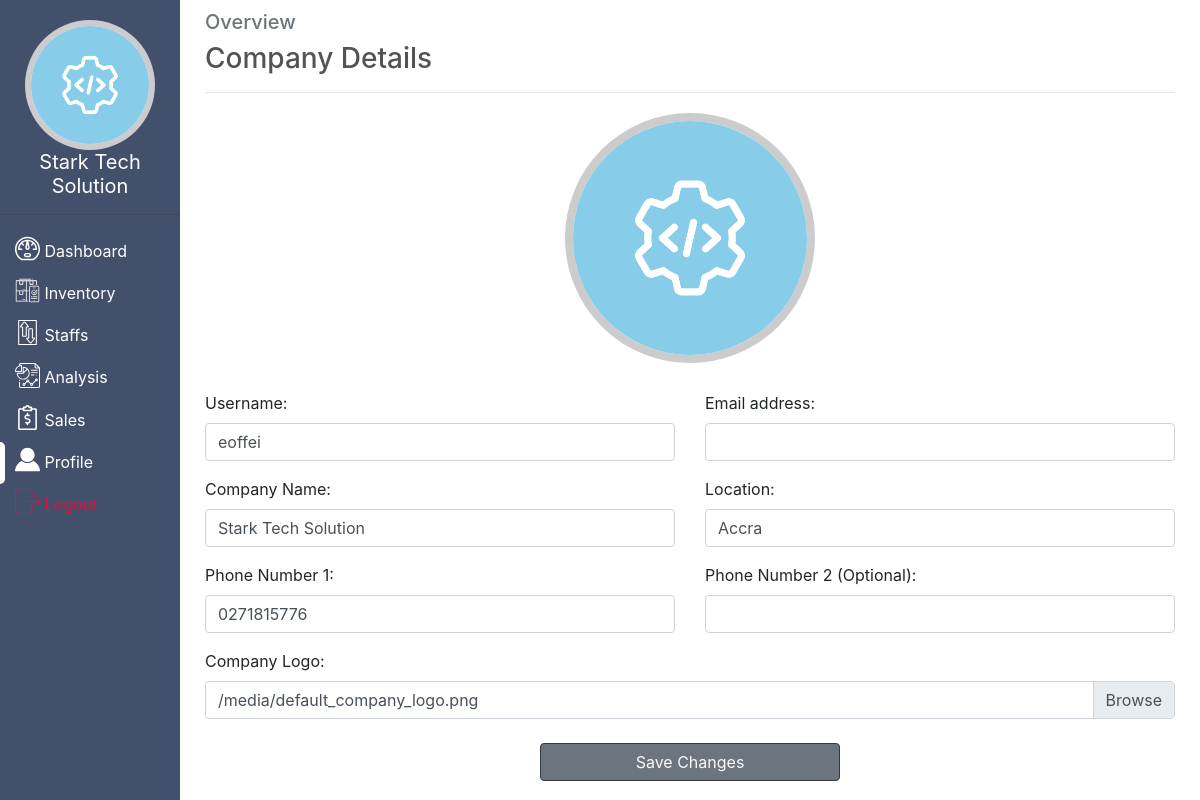
The page /company/profile/ (signed in) on the database its author committed.
### app/models.py (models this page shows, shortened)
class CompanyDetails(models.Model):
    user = models.OneToOneField(User,on_delete = models.CASCADE)
    name = models.CharField(max_length = 100)
    image = models.ImageField(upload_to = 'company_logo',default = "default_company_logo.png")
    mobile1 = models.CharField(max_length = 30)
    mobile2 = models.CharField(max_length = 30, null = True, blank  = True)
    location = models.CharField(max_length = 200)

### company/views.py (the view, shortened to what this page needs)
# urls.py: path('company/profile/',company_views.CompanyProfileView.as_view(),name = 'profile')
class CompanyProfileView(generic.View):
    form_class1 = UserForm
    form_class2 = CompanyDetailsForm
    template_name = 'company/company_profile.html'
    @method_decorator(login_required)
    def get(self,request,*args,**kwargs):
        form1 = self.form_class1(instance =  request.user)
        form2 = self.form_class2(instance = request.user.companydetails)
        context = {
            'form1': form1,
            'form2': form2
        }
        return render(request,self.template_name,context)

### company/forms.py
class UserForm(forms.ModelForm):
    class Meta:
        model = User
        fields = ['username','email']
        widgets = {
            'username': forms.TextInput(attrs = {
                'class': 'form-control'
            }),
            'email': forms.EmailInput(attrs = {
                'class': 'form-control'
            })
        }

class CompanyDetailsForm(forms.ModelForm):
    class Meta:
        model = CompanyDetails
        fields = ['name','mobile1','mobile2','location','image']
        widgets = {
            'name': forms.TextInput(attrs = {
                'class': 'form-control'
            }),
            'mobile1': forms.TextInput(attrs = {
                'class': 'form-control',
                'pattern': '^[\+0-9][0-9\s]+$'
            }),
            'mobile2': forms.TextInput(attrs = {
                'class': 'form-control',
                'pattern': '^[\+0-9][0-9\s]+$'
            }),
            'location': forms.TextInput(attrs = {
                'class': 'form-control',
            })
        }
        labels = {
            'mobile1': "Phone Number 1",
            'mobile2': "Phone Number 2 (Optional)",
            'image': "Company Logo",
            'name': "Company Name",
        }

### company/templates/company/company_profile.html (shortened to what this page needs)
{% extends 'app/base.html' %}
{% block content %}
    <div class="container">
      <h5 class="text-muted">Overview</h5>
      <h3 style="color: #535353;">Company Details</h3><hr/>
       <form action="." method="post" enctype="multipart/form-data">
            <div class="text-center p-md-1 p-3">
                <img id="image-preview" style="border: 8px solid rgba(0,0,0,.2);width: 250px;height: 250px; border-radius: 50%" src="{{user.companydetails.image.url}}" alt=""><br/>
            </div>
            <div class="row mt-4">
                {% for field in form1 %}
                    <div class="col-sm-6">
                        <div class="form-group">
                            {{field.label_tag}}
                            {{field}}
                        </div>
                    </div>
                {% endfor %}
                <div class="col-sm-6">
                    <div class="form-group">
                        {{form2.name.label_tag}}
                        {{form2.name}}
                    </div>
                </div>
                <div class="col-sm-6">
                    <div class="form-group">
                        {{form2.location.label_tag}}
                        {{form2.location}}
                    </div>
                </div>
                <div class="col-sm-6">
                    <div class="form-group">
                        {{form2.mobile1.label_tag}}
                        {{form2.mobile1}}
                    </div>
                </div>
                <div class="col-sm-6">
                    <div class="form-group">
                        {{form2.mobile2.label_tag}}
                        {{form2.mobile2}}
                    </div>
                </div>
                <div class="col-sm-12">
                    <div class="form-group">
                        <label>Company Logo:</label>
                        <div class="input-group">
                            <div class="custom-file">
                                <label for="id_image" class="custom-file-label">{{user.companydetails.image.url}}</label>
                            </div>
                        </div>
                    </div>
                </div>
            </div>
            <div style="max-width: 300px;margin: auto">
                   <button type="submit" class="btn btn-block btn-secondary btn-outline-dark text-light mt-2 mb-5" style="box-shadow: none;" >Save Changes</button>
            </div>
       </form>
    </div>
{% endblock %}

### app/templates/app/base.html (shortened to what this page needs)
{% load static %}
<!DOCTYPE html>
<html lang="en">
<head>
    <link rel="stylesheet" href="{% static 'app\bootstrap.min.css' %}">
</head>
<body>
   <div id="side-menu">
       <img src="{{ user.companydetails.image.url }}" style ='background: white;width: 130px;border-radius: 50%;height: 130px;border: 6px solid rgba(0,0,0,.2);margin-top: 20px' alt="">
       <h5 style="font-weight: 400;">{{ user.companydetails.name }}</h5>
       <hr/>
       <ul>
           <li><a href="{% url 'app:home' %}" id="active">
              <img src="{% static 'app/images/dashboard.svg' %}" style="width: 25px;position: relative;bottom:4px" alt="">
               <span>Dashboard</span>
            </a></li>
           <li><a href="{% url 'app:inventory' %}">
              <img src="{% static 'app/images/inventory.svg' %}" style="width: 25px;position: relative;bottom:4px" alt="">
               <span>Inventory</span>
            </a></li>
            <li><a href="{% url 'app:staffs' %}">
              <img src="{% static 'app/images/transaction.svg' %}" style="width: 25px;position: relative;bottom:4px" alt="">
               <span>Staffs</span>
            </a></li>
           <li><a href="{% url 'app:analysis' %}">
              <img src="{% static 'app/images/analysis.svg' %}" style="width: 25px;position: relative;bottom:4px" alt="">
               <span>Analysis</span>
            </a></li>
           <li><a href="{% url 'app:sales_report' %}">
              <img src="{% static 'app/images/sales.svg' %}" style="width: 25px;position: relative;bottom:4px" alt="">
               <span>Sales</span>
            </a></li>
            <li><a href="{% url 'company:profile' %}">
              <img src="{% static 'app/images/profile.svg' %}" style="width: 25px;position: relative;bottom:4px" alt="">
              <span>Profile</span>
            </a></li>
           <li><a href="{% url 'company:logout' %}">
              <img src="{% static 'app/images/logout.svg' %}" style="width: 25px;position: relative;bottom:4px" alt="">
               <span>Logout</span>
            </a></li>
       </ul>
   </div>
   <div id="main-content">
       {% block content %}
       {% endblock %}
   </div>
</body>
</html>

### app/templates/app/base.html (style rules this page uses)
#side-menu { width: 180px; height: 100vh; position: fixed; top: 0px; left: 0px; background: #42506b; text-align: center; color: white; transition: all .3s ease-in-out; }
#side-menu > ul { margin: auto; padding: 0px; list-style: none; text-align: left; }
#side-menu > ul > li > a { display: block; padding: 8px 15px; color: white; position: relative; }
#side-menu > ul > li:last-child > a { color: crimson; }
#side-menu #active::before { content: ''; display: block; background: white; width: 5px; border-radius: 0px 5px 5px 0px; height: 100%; position: absolute; top: 0px; left: 0px; }
#main-content { width: calc(100% - 200px); height: 300px; position: relative; top: 10px; left: 190px; transition: all 0.3s ease-in-out; }

### rows shown on the page
CompanyDetails: name "Stark Tech Solution", location "Accra", mobile1 "0271815776"

### other values the page prints
{{ user.companydetails.name }} "Stark Tech Solution"
{{ field.label_tag }} "Username:" "Email address:"
{{ user.companydetails.image.url }} "/media/default_company_logo.png"
